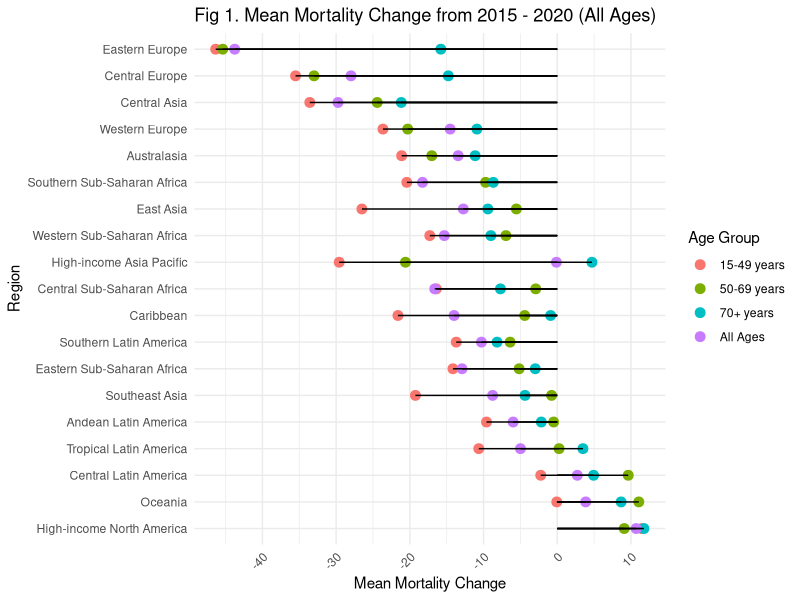
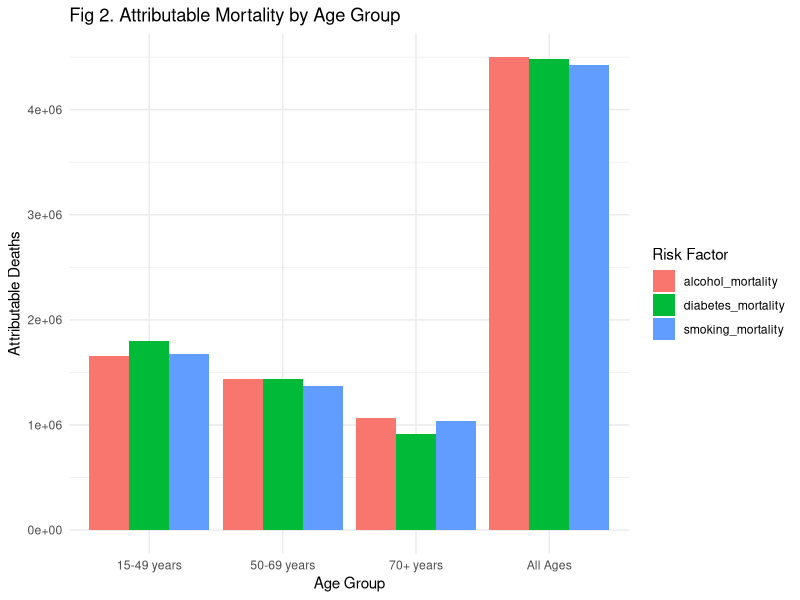
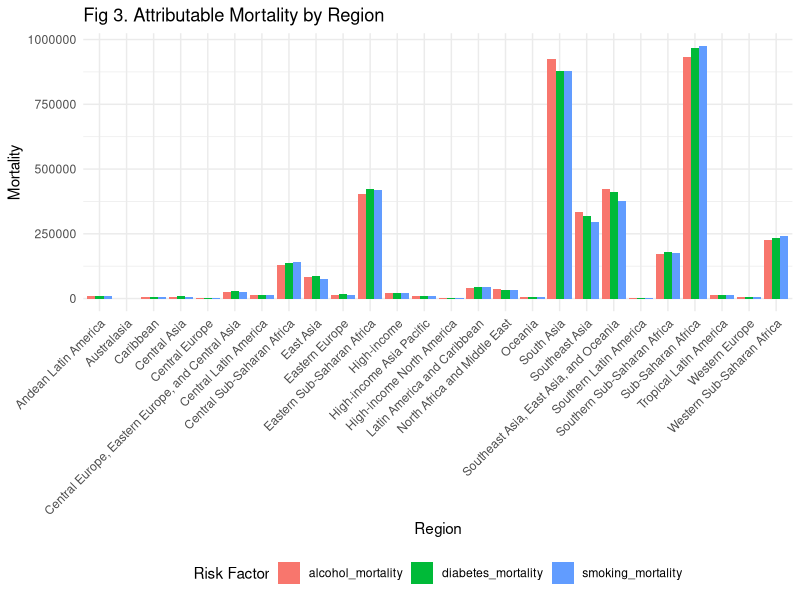
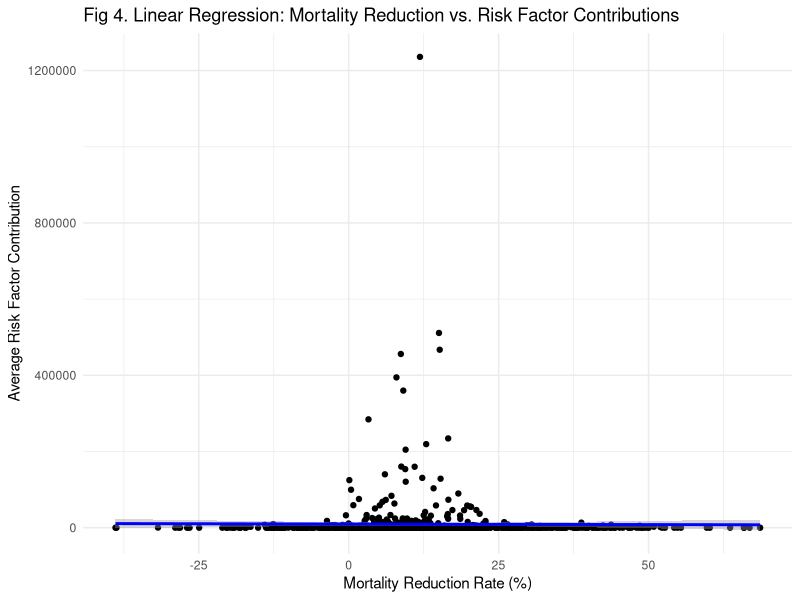
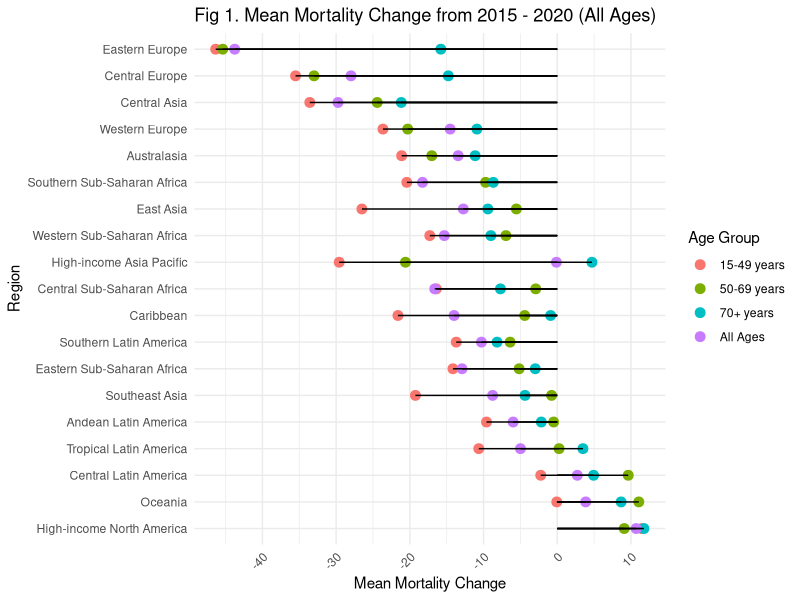
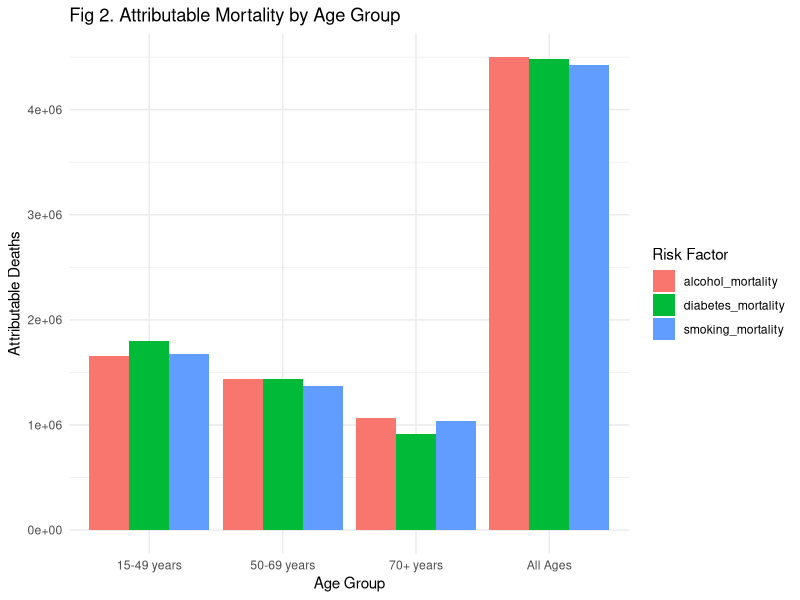
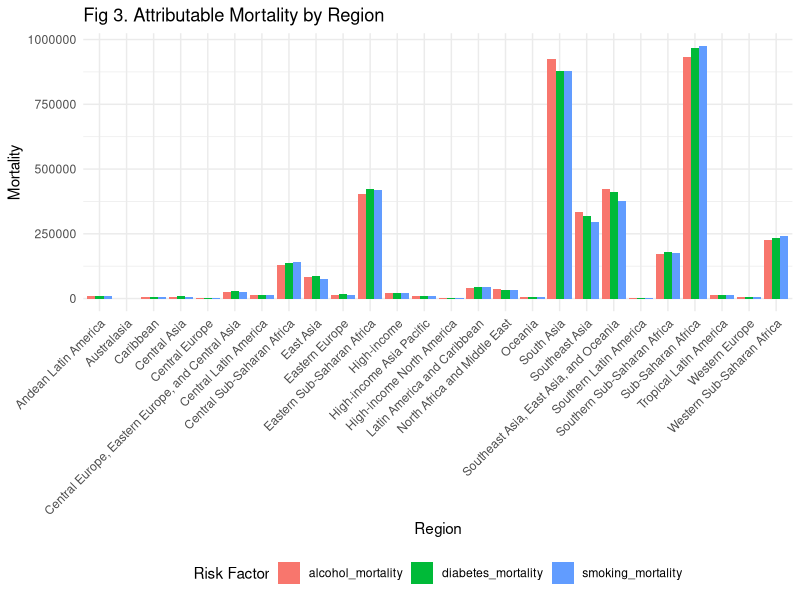
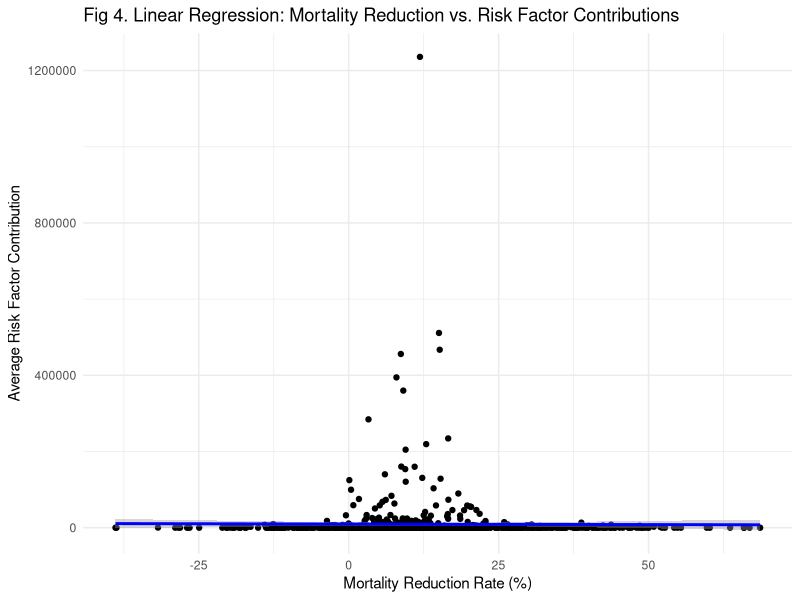

These charts were generated, in order, by the following R code:
## ---- chunk 1
knitr::opts_chunk$set(echo = TRUE, message = FALSE)

# install libraries
library(readxl)
library(dplyr)
library(tidyr)
library(ggplot2)
## ---- chunk 2

# read in the data 
mortality_data <- read_excel("data/IHME_GBD_2021_TB_MORTALITY_RISK_Y2024M03D19.XLSX")

## filter for relevant columns 
mortality_data <- mortality_data %>%
  select(
    location_name,
    location_type,
    age_group_name,
    mort_2015_count_mean,
    mort_2020_count_mean,
    rmv_mean_smoking,
    rmv_mean_alcohol,
    rmv_mean_diabetes,
    rmv_mean_all_risk
  )

## check for missing values 
colSums(is.na(mortality_data))
## ---- chunk 3

# filter for data just on region and super regions 

region_data <- mortality_data %>%
  filter(location_type %in% c("region"))

# data wrangling -- calculate percent change in mortality by regions 

mortality_region <- region_data %>%
  mutate(mortality_change = ((mort_2020_count_mean - mort_2015_count_mean) / mort_2015_count_mean) * 100) %>%
  group_by(age_group_name, location_name) %>%
  summarize(mean_mortality_change = mean(mortality_change, na.rm = TRUE))

# visualization on region based on decreasing in mortality 

## highlighting the largest reduction

fig_1 <- ggplot(mortality_region, 
                aes(x = reorder(location_name, -mean_mortality_change), 
                    y = mean_mortality_change, 
                    color = age_group_name)) +  # Map color to age_group
  # Add points with variable colors
  geom_point(size = 3) +
  # Add lines from points to zero
  geom_segment(aes(x = location_name, xend = location_name, y = 0, yend = mean_mortality_change), 
               color = "black") +
  # Flip axes for horizontal bars
  coord_flip() +
  # Add labels and title
  labs(
    title = "Fig 1. Mean Mortality Change from 2015 - 2020 (All Ages)",
    x = "Region",
    y = "Mean Mortality Change",
    color = "Age Group"  # Add legend title for color
  ) +
  # Minimal theme
  theme_minimal() +
  # Adjust axis text for readability
  theme(
    axis.text.x = element_text(angle = 45, hjust = 1)
  )

fig_1
## ---- chunk 4

# Calculate attributable mortality 

risk_factors <- mortality_data %>%
  mutate(
    prop_smoking = rmv_mean_smoking / rmv_mean_all_risk,
    prop_alcohol = rmv_mean_alcohol / rmv_mean_all_risk,
    prop_diabetes = rmv_mean_diabetes / rmv_mean_all_risk
  )

## this computes proportion of total attributable mortality due to each risk factor

# summarize by age 

summary_by_age <- risk_factors %>%
  group_by(age_group_name) %>%
  summarise(
    smoking_mortality = sum(rmv_mean_smoking, na.rm = TRUE),
    alcohol_mortality = sum(rmv_mean_alcohol, na.rm = TRUE),
    diabetes_mortality = sum(rmv_mean_diabetes, na.rm = TRUE),
    total_attributable = sum(rmv_mean_all_risk, na.rm = TRUE)
  )

# summarize_by_region <- risk_factors %>%


# visualize 

summary_long <- summary_by_age %>%
  pivot_longer(
    cols = c(smoking_mortality, alcohol_mortality, diabetes_mortality),
    names_to = "risk_factor",
    values_to = "mortality"
  )

fig_2 <- ggplot(summary_long, aes(x = age_group_name, y = mortality, fill = risk_factor)) +
  geom_bar(stat = "identity", position = "dodge") +
  labs(
    title = "Fig 2. Attributable Mortality by Age Group",
    x = "Age Group",
    y = "Attributable Deaths",
    fill = "Risk Factor"
  ) +
  theme_minimal()

fig_2
## ---- chunk 5
summarize_by_region <- risk_factors %>%
  filter(location_type %in% c("superregion", "region")) %>%  # Filter for superregion and region
  group_by(location_name, location_type) %>%  # Group by region and type
  summarise(
    smoking_mortality = sum(rmv_mean_smoking, na.rm = TRUE),
    alcohol_mortality = sum(rmv_mean_alcohol, na.rm = TRUE),
    diabetes_mortality = sum(rmv_mean_diabetes, na.rm = TRUE),
    total_attributable = sum(rmv_mean_all_risk, na.rm = TRUE)
  )

# Reshape to long format
region_long <- summarize_by_region %>%
  pivot_longer(
    cols = c(smoking_mortality, alcohol_mortality, diabetes_mortality),
    names_to = "risk_factor",
    values_to = "mortality"
  )

fig_3 <- ggplot(region_long, aes(x = location_name, y = mortality, fill = risk_factor)) +
  geom_bar(stat = "identity", position = "dodge") +  # Grouped bars
  labs(
    title = "Fig 3. Attributable Mortality by Region",
    x = "Region",
    y = "Mortality",
    fill = "Risk Factor"
  ) +
  theme_minimal() +
  theme(
    axis.text.x = element_text(angle = 45, hjust = 1),  # Rotate x-axis labels for readability
    legend.position = "bottom"
  )

fig_3
## ---- chunk 6

# calculate mortality reduction rate

mortality_data <- mortality_data %>%
  mutate (
    reduction_rate = ((mort_2015_count_mean - mort_2020_count_mean) / mort_2015_count_mean) * 100
  )

# summary risk factor contribution 

mortality_data <- mortality_data %>%
  rowwise() %>%
  mutate(
    avg_risk_factor_contribution = mean(c(rmv_mean_smoking, rmv_mean_alcohol, rmv_mean_diabetes), na.rm = TRUE)
  )

# linear regression 

model <- lm(avg_risk_factor_contribution ~ reduction_rate, data = mortality_data)

# view model 
summary(model)

# visualize 
fig_4 <- ggplot(mortality_data, aes(x = reduction_rate, y = avg_risk_factor_contribution)) +
  geom_point() +
  geom_smooth(method = "lm", se = TRUE, color = "blue") +
  labs(
    title = "Fig 4. Linear Regression: Mortality Reduction vs. Risk Factor Contributions",
    x = "Mortality Reduction Rate (%)",
    y = "Average Risk Factor Contribution"
  ) +
  theme_minimal()

fig_4
## ---- chunk 7

# save figures 

# Save the plot
ggsave(
  filename = "figures/fig_1.jpg",
  plot = fig_1
)

ggsave(
  filename = "figures/fig_2.jpg",
  plot = fig_2
)

ggsave(
  filename = "figures/fig_3.jpg",
  plot = fig_3
)

ggsave(
  filename = "figures/fig_4.jpg",
  plot = fig_4
)
